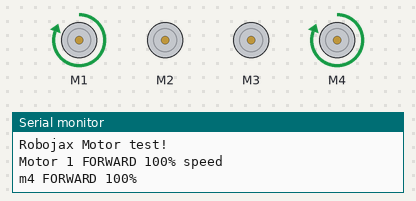
The sketch below on a simulated Arduino Uno, built with avr-gcc and run on an emulated ATmega328P. Shown: 4 × DC motor (green arrow = forward, orange = backward, longer = faster), the last lines printed to the serial monitor.

Above: at 1.5 s.
At 9.0 s:
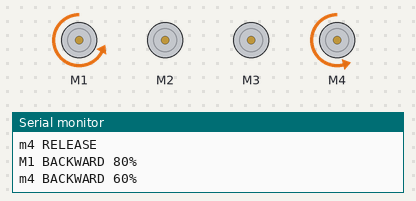
At 13.5 s:
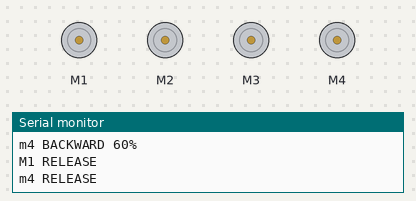
Timing chart, 0 to 19.5 s (numbered marks = the images above):
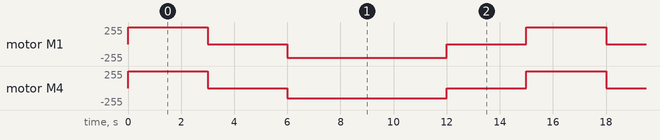

The sketch:

dc_motor.ino
```cpp
#include <AFMotor.h>

AF_DCMotor m1(1);//define motor 1 as m1
AF_DCMotor m2(2);//define motor 2 as m2
AF_DCMotor m3(3);//define motor 3 as m3
AF_DCMotor m4(4);//define motor 4 as m4


void setup() {
  Serial.begin(9600);           // set up Serial library at 9600 bps
  Serial.println("Robojax Motor test!");

  // initial state of motor turn on motor
  m1.setSpeed(0);//motor 1 is turned off to turn on change 0, to 255
  m2.setSpeed(0);//motor 2 is turned off
  m3.setSpeed(0);//motor 3 is turned off
  m4.setSpeed(0); //motor 4 is turned off
}

void loop() {
  uint8_t i;

  Serial.println("Motor 1 FORWARD 100% speed");
  m1.run(FORWARD);
  m1.setSpeed(speed(100));
  Serial.println("m4 FORWARD 100%");
 m4.run(FORWARD);
 m4.setSpeed(speed(100));
  delay(3000);


  m1.run(RELEASE);
  Serial.println("M1 RELEASE");
 m4.run(RELEASE);
  Serial.println("m4 RELEASE");
  delay(3000);


  Serial.println("M1 BACKWARD 80%");
  m1.run(BACKWARD );
  m1.setSpeed(speed(80));
  Serial.println("m4 BACKWARD 60%");
 m4.run(BACKWARD );
 m4.setSpeed(speed(60));


  delay(3000);


 delay(3000);
  m1.run(RELEASE);
  Serial.println("M1 RELEASE");
  m4.run(RELEASE);
  Serial.println("m4 RELEASE");
  delay(3000);
  Serial.println("=============");
}

/*
 * get pereentage value  0 to 100% and
 * conversts it to 0 to 255 which is motor speed used by Arduino
 * written by Ahmad Shamshiri on Feb 12, 2021
 */
int speed(int b)
{
  return map(b, 0, 100, 0, 255);
}
```

Measured:
- by itself, motor M1: repeats every 15.0 s: stopped 3.0 s, backward 204/255 6.0 s, stopped 3.0 s, forward 255/255 3.0 s
- by itself, motor M4: repeats every 15.0 s: stopped 3.0 s, backward 153/255 6.0 s, stopped 3.0 s, forward 255/255 3.0 s
